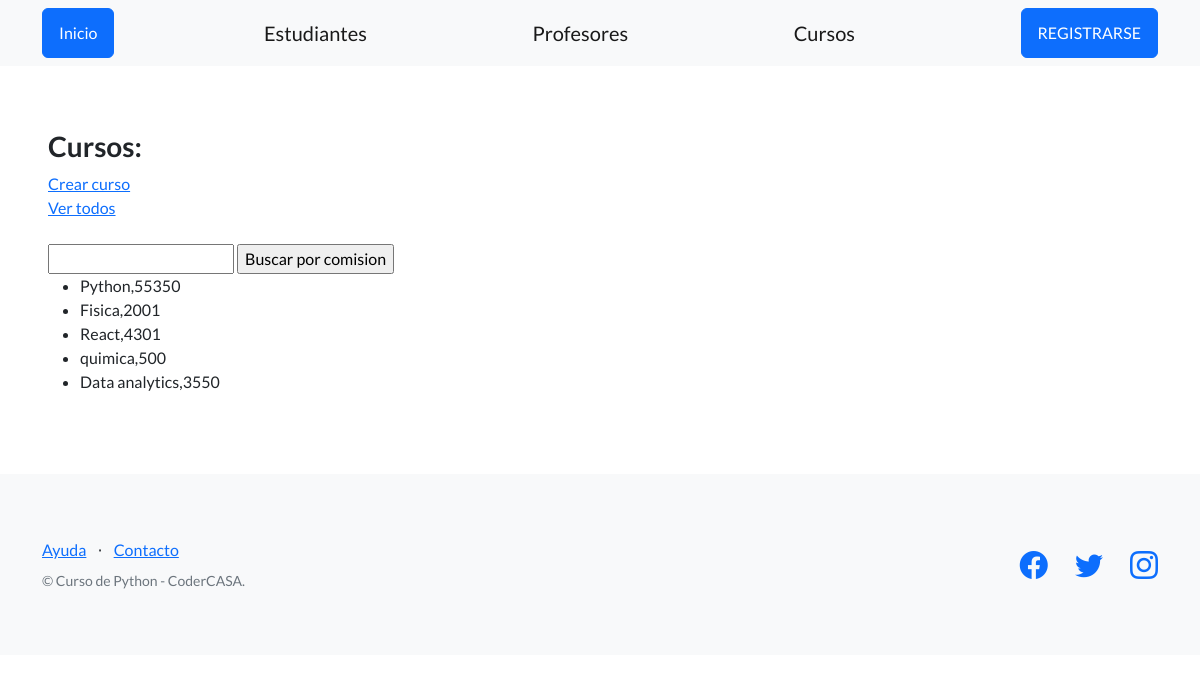
/estudios/cursos/, run on an earlier commit of the app's database.
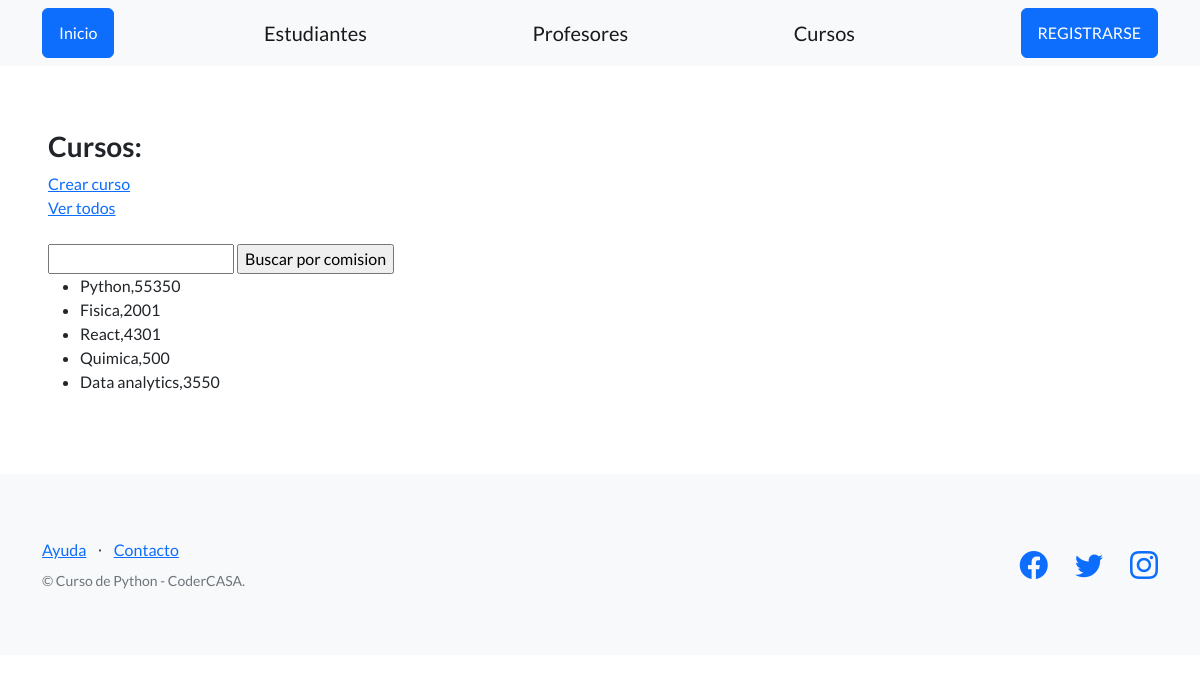
And on a later commit of the database.
### control_estudios/models.py (models this page shows, shortened)
class Curso (models.Model):
    nombre = models.CharField(max_length=64)
    comision = models.IntegerField()

### control_estudios/views.py (the view)
# urls.py: path("cursos/",listar_cursos, name ="lista_cursos"),
def listar_cursos(request):
    contexto =  {
        "cursos":Curso.objects.all()
    }
    http_response = render(
    request=request,
    template_name='control_estudios/lista_cursos.html',
    context=contexto,
    )
    return http_response

### control_estudios/templates/control_estudios/lista_cursos.html (shortened to what this page needs)
{%extends "base.html"%}
{% block contenido %}
    <h3>Cursos:</h3>
    <a href = "{% url 'crear_cursos' %}"> Crear curso <br>
    <a href = "{% url 'lista_cursos' %}"> Ver todos
    </a>
    <br><br>
    <form action="{% url 'buscar_cursos' %}" method="post">
      <input type="text" name="busqueda">
      <input type="submit" value="Buscar por comision">
    </form>
    <ul>
    {% for curso in cursos %}
    <li>
      {{curso.nombre}},{{curso.comision}}
    </li>
    {% empty %}
    <p>No se encontraron estudiantes.</p>
    {% endfor %}
    </ul>
    {% endblock contenido %}

What changed in the data, as far as the page shows it:
changed Curso: nombre "quimica" → "Quimica"
